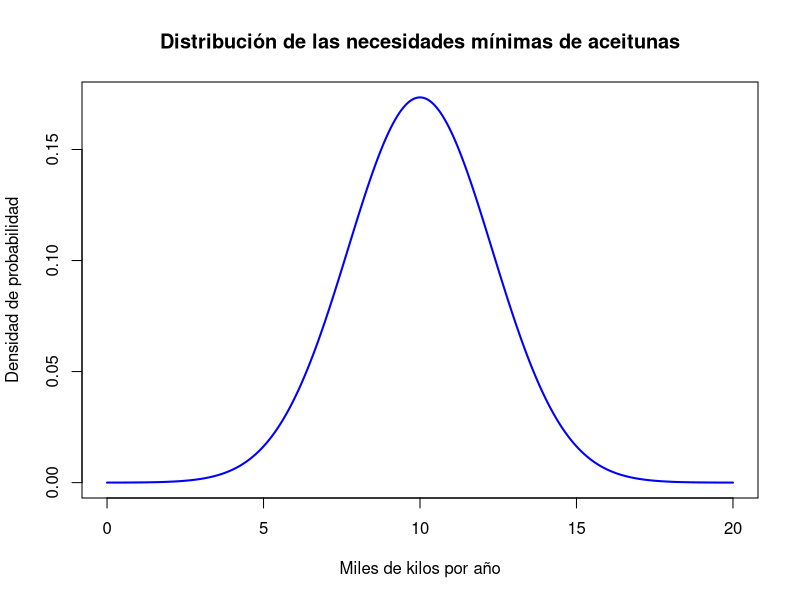
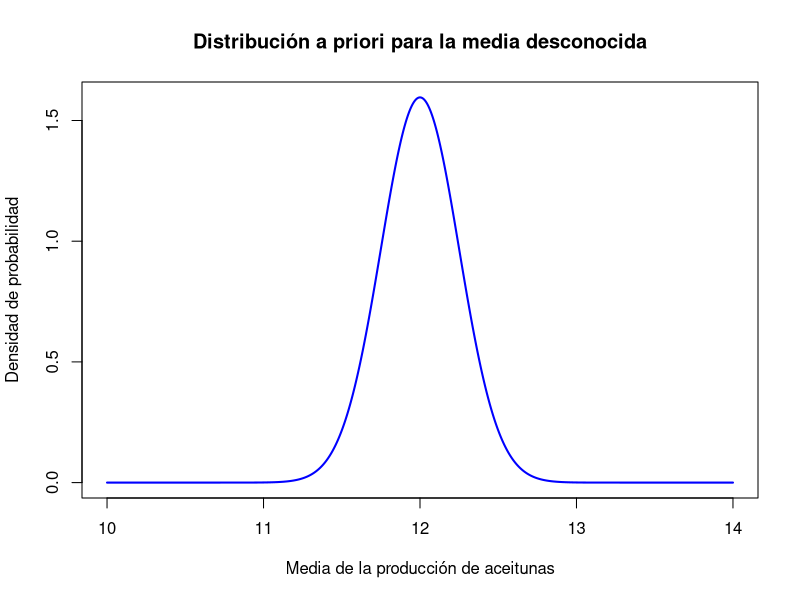
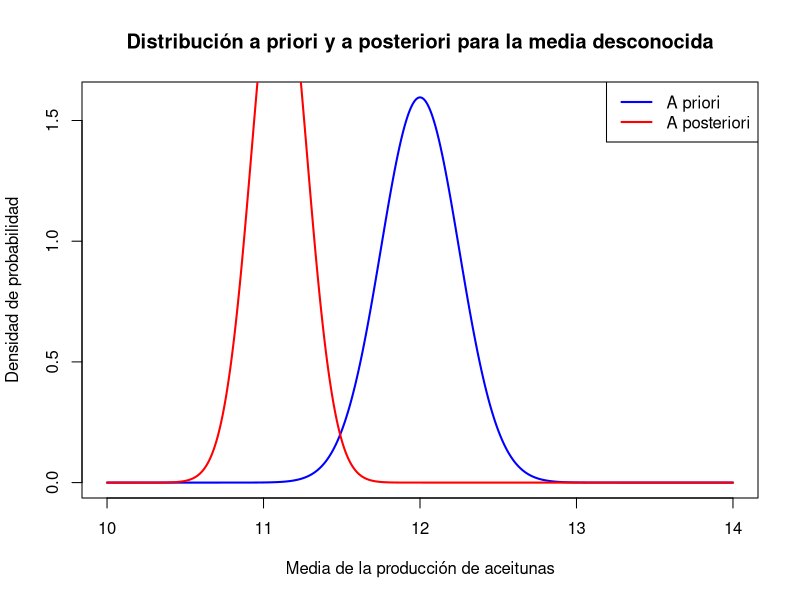

Reproduce these figures in R, in order.

# Definir los parámetros de la distribución
media <- 10
desviacion <- 2.3

# Generar un rango de valores para x
x <- seq(0, 20, length.out = 1000)

# Calcular la densidad de probabilidad para cada valor de x
y <- dnorm(x, mean = media, sd = desviacion)

# Graficar la función de densidad
plot(x, y, type = "l", col = "blue", lwd = 2,
     xlab = "Miles de kilos por año",
     ylab = "Densidad de probabilidad",
     main = "Distribución de las necesidades mínimas de aceitunas")



# Valores de media y desviación típica proporcionados por los consultores
medias <- c(9.97, 10.26, 11.94, 10.85, 9.58)
desviaciones <- c(1.75, 1.83, 2.05, 1.78, 1.83)

# Definir las necesidades mínimas de miles de kilos por año
media_necesidades <- 10
desviacion_necesidades <- 2.3

# Calcular la probabilidad a priori para cada hipótesis (uniforme)
priori <- rep(1/5, 5)

# Calcular la probabilidad a posteriori para cada hipótesis
verosimilitud <- dnorm(media_necesidades, mean = medias, sd = desviaciones)

producto_verosimilitud_priori <- verosimilitud * priori
denominador <- 0.1842
posteriori <- producto_verosimilitud_priori / denominador

# Mostrar los resultados
resultado <- data.frame(Hipotesis = 1:5, Media = medias, Desviacion = desviaciones, 
                        Priori = priori, Verosimilitud = verosimilitud,
                        Producto_Verosimilitud_Priori = producto_verosimilitud_priori, 
                        Denominador = denominador, Posteriori = posteriori)
resultado


# Especificación de la distribución a priori para la media desconocida
media_priori <- 12
desviacion_priori <- sqrt(0.0625)

# Generar un rango de valores para la media
media_range <- seq(10, 14, length.out = 1000)

# Calcular la densidad de probabilidad para cada valor de media
densidad_priori <- dnorm(media_range, mean = media_priori, sd = desviacion_priori)

# Graficar la distribución a priori
plot(media_range, densidad_priori, type = "l", col = "blue", lwd = 2,
     xlab = "Media de la producción de aceitunas",
     ylab = "Densidad de probabilidad",
     main = "Distribución a priori para la media desconocida")





# Especificación de los datos observados
datos_observados <- 10.2

# Especificación de la distribución de la verosimilitud
media_verosimilitud <- datos_observados
desviacion_verosimilitud <- 0.25

# Función para determinar la verosimilitud
verosimilitud <- function(media) {
  dnorm(datos_observados, mean = media, sd = desviacion_verosimilitud)
}

# Cálculo de la verosimilitud para los datos observados
verosimilitud_datos_observados <- verosimilitud(media_range)


# Especificación de los parámetros
n <- 1  # Tamaño de la muestra
mu_0 <- media_priori
sigma_0_sq <- desviacion_priori^2
mu <- media_verosimilitud
sigma_sq <- desviacion_verosimilitud^2

# Cálculo de la distribución a posteriori para la media desconocida
media_posteriori <- (sigma_sq / (sigma_0_sq + n * sigma_sq)) * mu_0 + 
  (n * sigma_0_sq / (sigma_0_sq + n * sigma_sq)) * datos_observados

# Especificación de la distribución a posteriori para la media desconocida
desviacion_posteriori <- sqrt((sigma_0_sq * sigma_sq) / (sigma_0_sq + n * sigma_sq))

# Generar un rango de valores para la media posteriori
media_posteriori_range <- seq(10, 14, length.out = 1000)

# Calcular la densidad de probabilidad para cada valor de media posteriori
densidad_posteriori <- dnorm(media_posteriori_range, mean = media_posteriori, sd = desviacion_posteriori)

# Graficar la distribución a priori y a posteriori para la media desconocida
plot(media_range, densidad_priori, type = "l", col = "blue", lwd = 2,
     xlab = "Media de la producción de aceitunas",
     ylab = "Densidad de probabilidad",
     main = "Distribución a priori y a posteriori para la media desconocida")
lines(media_posteriori_range, densidad_posteriori, col = "red", lwd = 2)
legend("topright", legend = c("A priori", "A posteriori"), col = c("blue", "red"), lwd = 2)



# Definir función para calcular la distribución a posteriori para la media mediante el uso de conjugados
calcular_posteriori_conjugado <- function(media_priori, desviacion_priori, datos_observados, desviacion_verosimilitud) {
  n <- 1  # Tamaño de la muestra
  mu_0 <- media_priori
  sigma_0_sq <- desviacion_priori^2
  mu <- datos_observados
  sigma_sq <- desviacion_verosimilitud^2
  
  media_posteriori <- (sigma_sq / (sigma_0_sq + n * sigma_sq)) * mu_0 + 
    (n * sigma_0_sq / (sigma_0_sq + n * sigma_sq)) * datos_observados
  
  desviacion_posteriori <- sqrt((sigma_0_sq * sigma_sq) / (sigma_0_sq + n * sigma_sq))
  
  return(list(media = media_posteriori, desviacion = desviacion_posteriori))
}

# Especificación de los parámetros
media_priori <- 12
desviacion_priori <- sqrt(0.0625)
datos_observados_1 <- 10.2
datos_observados_2 <- 39
desviacion_verosimilitud <- 0.25

# Calcular distribución a posteriori para el primer caso (observación de 10.2 miles de kilos)
posteriori_1 <- calcular_posteriori_conjugado(media_priori, desviacion_priori, datos_observados_1, desviacion_verosimilitud)

# Calcular distribución a posteriori para el segundo caso (observación de 39 miles de kilos)
posteriori_2 <- calcular_posteriori_conjugado(media_priori, desviacion_priori, datos_observados_2, desviacion_verosimilitud)

# Mostrar los parámetros de las distribuciones a posteriori en ambos casos
print("Distribución a posteriori para una observación de 10.2 miles de kilos:")
print(posteriori_1)
print("Distribución a posteriori para una observación de 39 miles de kilos:")
print(posteriori_2)
